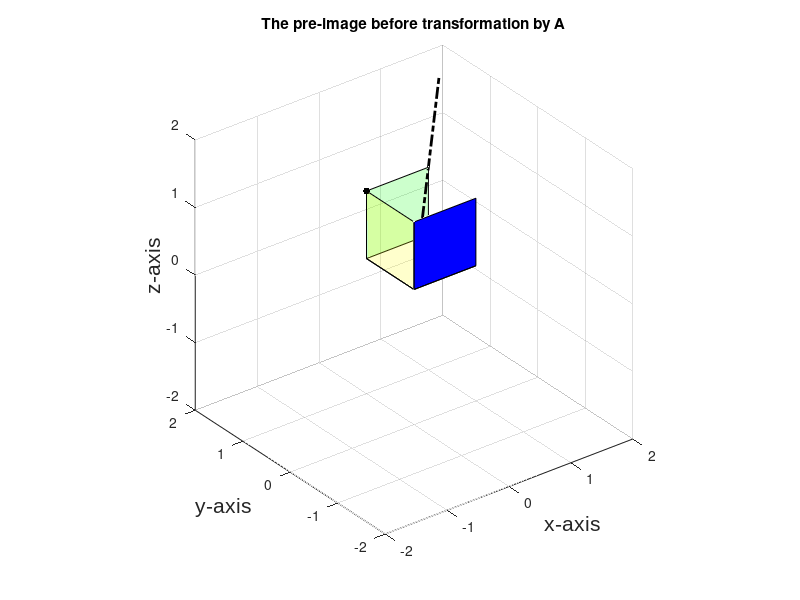
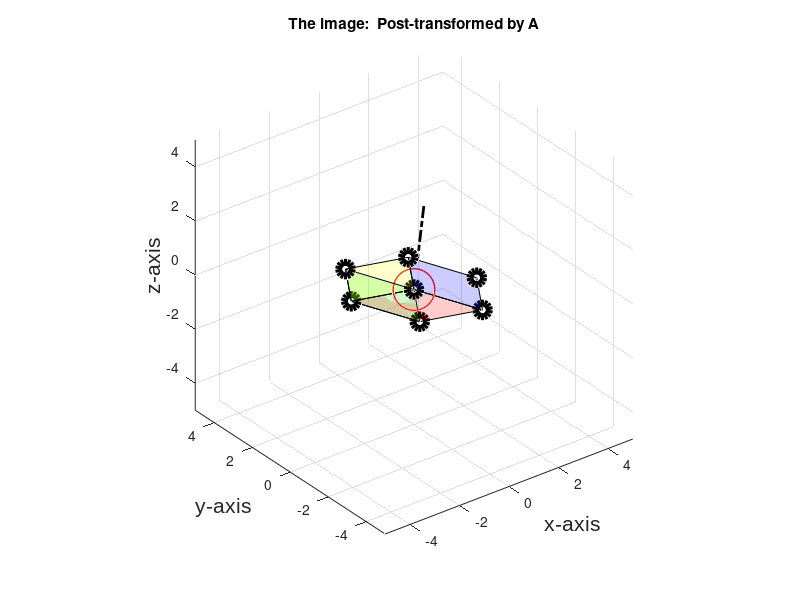

The MATLAB script that drew these images, in order:
clear all;
close all;


% -- Default matrix A  (you can change this matrix A !!)


A  =  [  2,-1,-1;
         -1,2,-1;
         -1,-1,2]

 
% -- Select the eigenvector to plot

eigvec_to_plot = 1;   % -- This is associated with:  lambda1 = 0
%eigvec_to_plot = 2;   % -- This is associated with:  lambda2 = 3
%eigvec_to_plot = 3;   % -- This is associated with:  lambda3 = 3


disp('The eigenvalues and eigenvectors of matrix A are:')
[V,D] = eig(A)

% -- Define cube

shift_x = 0;
shift_y = 0;
shift_z = 0;

x1 = [0 1 1 0 0 1 1 0] + shift_x;
x2 = [0 0 0 0 1 1 1 1] + shift_y;
x3 = [0 0 1 1 0 0 1 1] + shift_z;

% -- Define x
x = [x1;  x2;  x3];

% -- Calculate transformation
y = A*x;

% -- Housekeeping duties
xmin = -2;
xmax = 2;
ymin = -2;
ymax = 2;
zmin = -2;
zmax = 2;

% -- Plot data points (preimage and image)

figure

for count = 1:1:length(x1)
    preimage_handle(count) = plot3(x(1,count), x(2,count), x(3,count), '.');


    
    if count == 1
        set(preimage_handle(count), 'Color', 'red', 'MarkerSize', 50, 'Linewidth', 5);
    else
        
        set(preimage_handle(count), 'Color', 'black', 'MarkerSize', 15, 'Linewidth', 5);
    end
end


% --  Plot one face of the preimage and its corresponding image

preimageFace_handle(1) = patch(x(1, 1:4), x(2, 1:4), x(3, 1:4),  4);
preimageFace_handle(2) = patch(x(1, 5:8), x(2, 5:8), x(3, 5:8),  4);
preimageFace_handle(3) = patch(x(1, [1 4 8 5] ), x(2, [1 4 8 5]), x(3, [1 4 8 5]),  4);
preimageFace_handle(4) = patch(x(1, [1 2 6 5]), x(2, [1 2 6 5]), x(3, [1 2 6 5]),  4);

set(preimageFace_handle(1), 'FaceColor', 'blue', 'FaceAlpha', 1);
set(preimageFace_handle(2), 'FaceColor', 'green', 'FaceAlpha', 0.2);
set(preimageFace_handle(3), 'FaceColor', 'yellow', 'FaceAlpha', 0.2);
set(preimageFace_handle(4), 'FaceColor', 'red', 'FaceAlpha', 0.2);


% -- Emphasize the x, y, z-axexs
%line([0 xmax], [0 0], [0 0], 'Color', 'black', 'Linestyle', '-.', 'Linewidth', 2);  % -- x-axis
%line([0 0], [0 ymax], [0 0], 'Color', 'black', 'Linestyle', '-', 'Linewidth', 2);  % -- y-axis
%line([0 0], [0 0], [0 zmax], 'Color', 'black', 'Linestyle', 'x', 'Linewidth', 2);  % -- z-axis

eig_scale = 3;
% -- Plot eigenvector #2
line('XData', eig_scale.*[0 V(1,eigvec_to_plot)], 'YData', eig_scale.*[0 V(2,eigvec_to_plot)], 'ZData', eig_scale.*[0 V(3,eigvec_to_plot)], 'Color', 'black', 'Linestyle', '-.', 'Linewidth', 2);

axis square;
grid on;
xlabel('x-axis', 'FontName', 'Arial', 'FontSize', 15);
ylabel('y-axis', 'FontName', 'Arial', 'FontSize', 15);
zlabel('z-axis', 'FontName', 'Arial', 'FontSize', 15);
axis([xmin  xmax  ymin  ymax  zmin  zmax]   );
hold off
title('The pre-image before transformation by A')



% \\\\\\\\\\\\\\\\\\\\\\\\\\\\\\\\\\\\\\\\\\\\\\\\\\\\
%   Figure 2:  Plot the transformed image
% \\\\\\\\\\\\\\\\\\\\\\\\\\\\\\\\\\\\\\\\\\\\\\\\

xmin2 = -5;
xmax2 = 5;
ymin2 = -5;
ymax2 = 5;
zmin2 = -5;
zmax2 = 5;


figure

for count = 1:1:length(x1)
    %preimage_handle(count) = plot3(x(1,count), x(2,count), x(3,count), '.');
    %hold on;
    image_handle(count) = plot3(y(1,count), y(2,count), y(3,count), 'o');
    hold on;
    
    if count == 1
            %set(preimage_handle(count), 'Color', 'red', 'MarkerSize', 50, 'Linewidth', 5);
            set(image_handle(count), 'Color', 'red', 'MarkerSize', 30, 'Linewidth', 1);
    else
        
        %set(preimage_handle(count), 'Color', 'black', 'MarkerSize', 15, 'Linewidth', 5);
        set(image_handle(count), 'Color', 'black', 'MarkerSize', 10, 'Linewidth', 5);
    end
end


% --  Plot one face of the preimage and its corresponding image

% preimageFace_handle(1) = patch(x(1, 1:4), x(2, 1:4), x(3, 1:4),  4);
% preimageFace_handle(2) = patch(x(1, 5:8), x(2, 5:8), x(3, 5:8),  4);
% preimageFace_handle(3) = patch(x(1, [1 4 8 5] ), x(2, [1 4 8 5]), x(3, [1 4 8 5]),  4);
% preimageFace_handle(4) = patch(x(1, [1 2 6 5]), x(2, [1 2 6 5]), x(3, [1 2 6 5]),  4);
% 
% set(preimageFace_handle(1), 'FaceColor', 'blue', 'FaceAlpha', 1);
% set(preimageFace_handle(2), 'FaceColor', 'green', 'FaceAlpha', 0.2);
% set(preimageFace_handle(3), 'FaceColor', 'yellow', 'FaceAlpha', 0.2);
% set(preimageFace_handle(4), 'FaceColor', 'red', 'FaceAlpha', 0.2);

imageFace_handle(1) = patch(y(1, 1:4), y(2, 1:4), y(3, 1:4),  4);
imageFace_handle(2) = patch(y(1, 5:8), y(2, 5:8), y(3, 5:8),  4);
imageFace_handle(3) = patch(y(1, [1 4 8 5]), y(2, [1 4 8 5]), y(3, [1 4 8 5]),  4);
imageFace_handle(4) = patch(y(1, [1 2 6 5]), y(2, [1 2 6 5]), y(3, [1 2 6 5]),  4);

set(imageFace_handle(1), 'FaceColor', 'blue', 'FaceAlpha', 0.2);
set(imageFace_handle(2), 'FaceColor', 'green', 'FaceAlpha', 0.2);
set(imageFace_handle(3), 'FaceColor', 'yellow', 'FaceAlpha', 0.2);
set(imageFace_handle(4), 'FaceColor', 'red', 'FaceAlpha', 0.2);


% -- Emphasize the x, y, z-axexs
%line([0 xmax], [0 0], [0 0], 'Color', 'black', 'Linestyle', '-.', 'Linewidth', 2);  % -- x-axis
%line([0 0], [0 ymax], [0 0], 'Color', 'black', 'Linestyle', '-', 'Linewidth', 2);  % -- y-axis
%line([0 0], [0 0], [0 zmax], 'Color', 'black', 'Linestyle', 'x', 'Linewidth', 2);  % -- z-axis

eig_scale = 3;
% -- Plot eigenvector #2
line('XData', eig_scale.*[0 V(1,eigvec_to_plot)], 'YData', eig_scale.*[0 V(2,eigvec_to_plot)], 'ZData', eig_scale.*[0 V(3,eigvec_to_plot)], 'Color', 'black', 'Linestyle', '-.', 'Linewidth', 2);

axis square;
grid on;
xlabel('x-axis', 'FontName', 'Arial', 'FontSize', 15);
ylabel('y-axis', 'FontName', 'Arial', 'FontSize', 15);
zlabel('z-axis', 'FontName', 'Arial', 'FontSize', 15);
axis([xmin2  xmax2  ymin2  ymax2  zmin2  zmax2]   );
hold off
title('The image:  Post-transformed by A')



